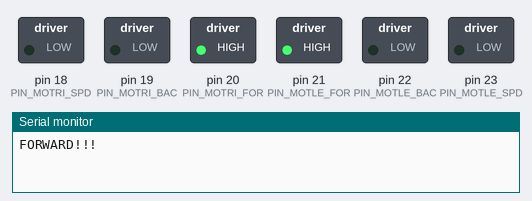
Bench run of a sketch on a simulated Arduino Mega 2560, built with avr-gcc and run on an emulated ATmega2560. Shown: switched loads named in the sketch (green lamp = pin HIGH), the last lines printed to the serial monitor.

Above: at 2.5 s.
At 8.4 s:
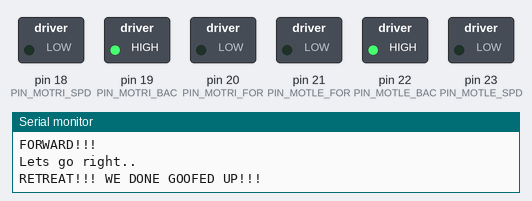
At 11.3 s:
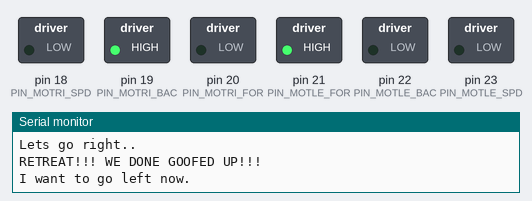
At 16.8 s:
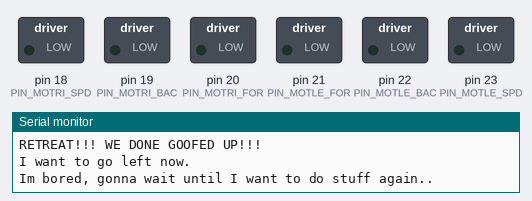
At 27.2 s:
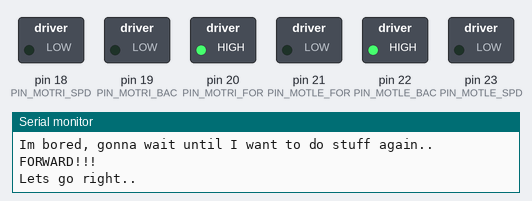
Timing chart, 0 to 28.3 s (numbered marks = the images above):
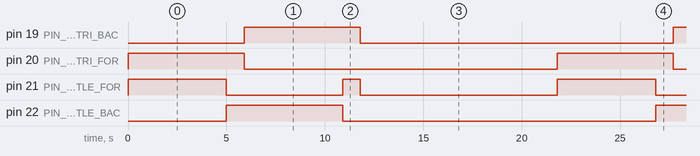

Measured:
- by itself, pin 19 (PIN_MOTRI_BAC), pin 20 (PIN_MOTRI_FOR), pin 22 (PIN_MOTLE_BAC): alternates HIGH for 5.9 s and LOW for 15.9 s
- by itself, pin 21 (PIN_MOTLE_FOR): repeats every 21.8 s: LOW 5.9 s, HIGH 0.90 s, LOW 10.0 s, HIGH 5.0 s
- by itself, everything shown: repeats every 21.8 s, in 5 steps

The sketch:

GDroidMotorTest.ino
```cpp
#define PIN_MOTLE_SPD 23
#define PIN_MOTLE_BAC 22
#define PIN_MOTLE_FOR 21
#define PIN_MOTRI_FOR 20
#define PIN_MOTRI_BAC 19
#define PIN_MOTRI_SPD 18

#define PIN_MOTRI_ENC 13
#define PIN_MOTLE_ENC 12

#define PIN_SENS_1 10
#define PIN_SENS_2 11
#define PIN_SENS_3 2

#define PIN_SDA 6
#define PIN_SCL 7

void setup() {
  // put your setup code here, to run once:
  initializeMotors();
  Serial.begin(19200);
}

void loop() {
  // put your main code here, to run repeatedly:
  driveForward(100);
  Serial.println("FORWARD!!!");
  delay(5000);
  driveTurnRight(100);
  Serial.println("Lets go right..");
  delay(900);
  driveBackward(100);
  Serial.println("RETREAT!!! WE DONE GOOFED UP!!!");
  delay(5000);
  driveTurnLeft(100);
  Serial.println("I want to go left now.");
  delay(900);
  driveStop();
  Serial.println("Im bored, gonna wait until I want to do stuff again..");
  delay(10000);
}


int initializeMotEncoders() {
    pinMode(PIN_MOTLE_ENC, INPUT);
    pinMode(PIN_MOTRI_ENC, INPUT);
    return 0;
}

int initializeMotors() {
    pinMode(PIN_MOTLE_FOR, OUTPUT);
    pinMode(PIN_MOTLE_BAC, OUTPUT);
    pinMode(PIN_MOTRI_FOR, OUTPUT);
    pinMode(PIN_MOTRI_BAC, OUTPUT);

    pinMode(PIN_MOTLE_SPD, OUTPUT);
    pinMode(PIN_MOTRI_SPD, OUTPUT);
    return 0;
}

int motorRun(int motorSpeed, int MotorID) {
    if (motorSpeed == 0) {
        if (MotorID == 'L') {
            digitalWrite(PIN_MOTLE_FOR, LOW);
            digitalWrite(PIN_MOTLE_BAC, LOW);
            analogWrite(PIN_MOTLE_SPD, 0);
            return 0;
        }
        digitalWrite(PIN_MOTRI_FOR, LOW);
        digitalWrite(PIN_MOTRI_BAC, LOW);
        analogWrite(PIN_MOTRI_SPD, 0);
        return 0;
    }
    if (motorSpeed > 0) {
        if (MotorID == 'L') {
            digitalWrite(PIN_MOTLE_FOR, HIGH);
            digitalWrite(PIN_MOTLE_BAC, LOW);
            analogWrite(PIN_MOTLE_SPD, abs(motorSpeed));
            return 0;
        }
        digitalWrite(PIN_MOTRI_FOR, HIGH);
        digitalWrite(PIN_MOTRI_BAC, LOW);
        analogWrite(PIN_MOTRI_SPD, abs(motorSpeed));
    }
    if (motorSpeed < 0) {
        if (MotorID == 'L') {
            digitalWrite(PIN_MOTLE_FOR, LOW);
            digitalWrite(PIN_MOTLE_BAC, HIGH);
            analogWrite(PIN_MOTLE_SPD, motorSpeed);
            return 0;
        }
        digitalWrite(PIN_MOTRI_FOR, LOW);
        digitalWrite(PIN_MOTRI_BAC, HIGH);
        analogWrite(PIN_MOTRI_SPD, motorSpeed);
        return 0;
    }
    return 101;
}

void driveForward(int speed) {
    motorRun(speed, 'L');
    motorRun(speed, 'R');
}

void driveBackward(int speed) {
    motorRun(-speed, 'L');
    motorRun(-speed, 'R');
}

void driveTurnLeft(int speed) {
    motorRun(speed, 'L');
    motorRun(-speed, 'R');
}

void driveTurnRight(int speed) {
    motorRun(-speed, 'L');
    motorRun(speed, 'R');
}

void driveStop() {
    motorRun(0, 'L');
    motorRun(0, 'R');
}
```
